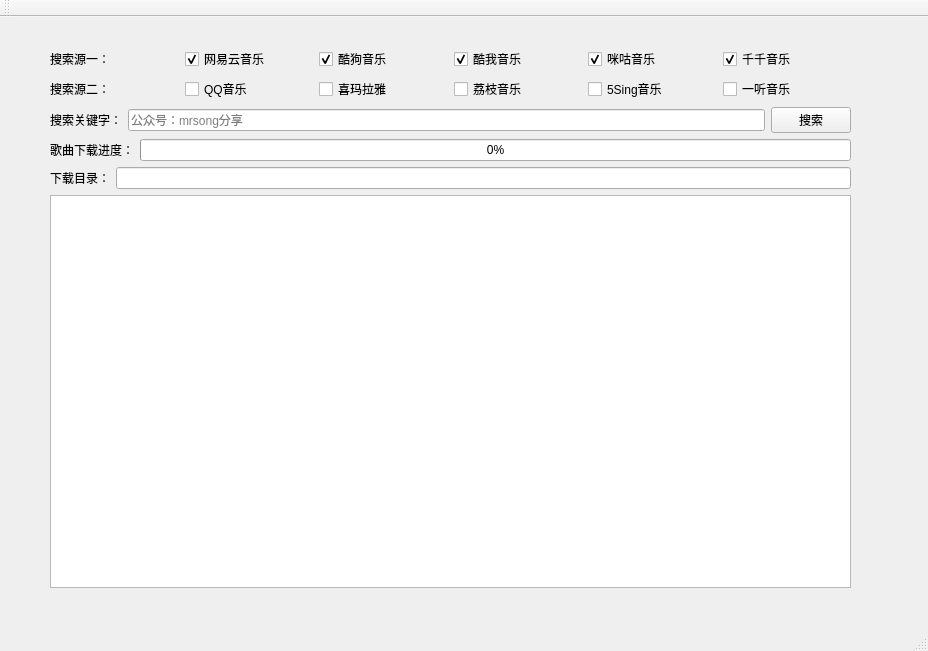
<?xml version="1.0" encoding="UTF-8"?>
<ui version="4.0">
 <class>MainWindow</class>
 <widget class="QMainWindow" name="MainWindow">
  <property name="geometry">
   <rect>
    <x>0</x>
    <y>0</y>
    <width>928</width>
    <height>651</height>
   </rect>
  </property>
  <property name="windowTitle">
   <string>MainWindow</string>
  </property>
  <widget class="QWidget" name="centralwidget">
   <widget class="QWidget" name="layoutWidget">
    <property name="geometry">
     <rect>
      <x>50</x>
      <y>30</y>
      <width>801</width>
      <height>541</height>
     </rect>
    </property>
    <layout class="QVBoxLayout" name="verticalLayout_2">
     <item>
      <layout class="QVBoxLayout" name="verticalLayout">
       <item>
        <layout class="QHBoxLayout" name="horizontalLayout">
         <item>
          <widget class="QLabel" name="label">
           <property name="text">
            <string>搜索源一：</string>
           </property>
          </widget>
         </item>
         <item>
          <widget class="QCheckBox" name="checkBox_wyy">
           <property name="text">
            <string>网易云音乐</string>
           </property>
           <property name="checked">
            <bool>true</bool>
           </property>
          </widget>
         </item>
         <item>
          <widget class="QCheckBox" name="checkBox_kg">
           <property name="text">
            <string>酷狗音乐</string>
           </property>
           <property name="checked">
            <bool>true</bool>
           </property>
          </widget>
         </item>
         <item>
          <widget class="QCheckBox" name="checkBox_kw">
           <property name="text">
            <string>酷我音乐</string>
           </property>
           <property name="checked">
            <bool>true</bool>
           </property>
          </widget>
         </item>
         <item>
          <widget class="QCheckBox" name="checkBox_mg">
           <property name="text">
            <string>咪咕音乐</string>
           </property>
           <property name="checked">
            <bool>true</bool>
           </property>
          </widget>
         </item>
         <item>
          <widget class="QCheckBox" name="checkBox_qq">
           <property name="text">
            <string>千千音乐</string>
           </property>
           <property name="checked">
            <bool>true</bool>
           </property>
          </widget>
         </item>
        </layout>
       </item>
       <item>
        <layout class="QHBoxLayout" name="horizontalLayout_2">
         <item>
          <widget class="QLabel" name="label_1">
           <property name="text">
            <string>搜索源二：</string>
           </property>
          </widget>
         </item>
         <item>
          <widget class="QCheckBox" name="checkBox_QQ">
           <property name="enabled">
            <bool>true</bool>
           </property>
           <property name="text">
            <string>QQ音乐</string>
           </property>
           <property name="checkable">
            <bool>true</bool>
           </property>
           <property name="checked">
            <bool>false</bool>
           </property>
          </widget>
         </item>
         <item>
          <widget class="QCheckBox" name="checkBox_ximalaya">
           <property name="text">
            <string>喜玛拉雅</string>
           </property>
           <property name="checked">
            <bool>false</bool>
           </property>
          </widget>
         </item>
         <item>
          <widget class="QCheckBox" name="checkBox_lizhi">
           <property name="text">
            <string>荔枝音乐</string>
           </property>
           <property name="checked">
            <bool>false</bool>
           </property>
          </widget>
         </item>
         <item>
          <widget class="QCheckBox" name="checkBox_5s">
           <property name="text">
            <string>5Sing音乐</string>
           </property>
           <property name="checked">
            <bool>false</bool>
           </property>
          </widget>
         </item>
         <item>
          <widget class="QCheckBox" name="checkBox_yiting">
           <property name="text">
            <string>一听音乐</string>
           </property>
           <property name="checked">
            <bool>false</bool>
           </property>
          </widget>
         </item>
        </layout>
       </item>
       <item>
        <layout class="QHBoxLayout" name="horizontalLayout_5">
         <item>
          <widget class="QLabel" name="label_2">
           <property name="text">
            <string>搜索关键字：</string>
           </property>
          </widget>
         </item>
         <item>
          <layout class="QHBoxLayout" name="horizontalLayout_3"/>
         </item>
         <item>
          <widget class="QLineEdit" name="lineEdit">
           <property name="placeholderText">
            <string>公众号：mrsong分享</string>
           </property>
          </widget>
         </item>
         <item>
          <widget class="QPushButton" name="pushButton">
           <property name="text">
            <string>搜索</string>
           </property>
          </widget>
         </item>
        </layout>
       </item>
       <item>
        <layout class="QHBoxLayout" name="horizontalLayout_6">
         <item>
          <widget class="QLabel" name="label_3">
           <property name="text">
            <string>歌曲下载进度：</string>
           </property>
          </widget>
         </item>
         <item>
          <widget class="QProgressBar" name="progressBar">
           <property name="value">
            <number>0</number>
           </property>
          </widget>
         </item>
        </layout>
       </item>
       <item>
        <layout class="QHBoxLayout" name="horizontalLayout_4">
         <item>
          <widget class="QLabel" name="label_4">
           <property name="text">
            <string>下载目录：</string>
           </property>
          </widget>
         </item>
         <item>
          <widget class="QLineEdit" name="lineEdit_2"/>
         </item>
        </layout>
       </item>
      </layout>
     </item>
     <item>
      <widget class="QTableWidget" name="tableWidget">
       <property name="sortingEnabled">
        <bool>true</bool>
       </property>
      </widget>
     </item>
    </layout>
   </widget>
  </widget>
  <widget class="QToolBar" name="toolBar">
   <property name="windowTitle">
    <string>toolBar</string>
   </property>
   <attribute name="toolBarArea">
    <enum>TopToolBarArea</enum>
   </attribute>
   <attribute name="toolBarBreak">
    <bool>false</bool>
   </attribute>
  </widget>
  <widget class="QStatusBar" name="statusBar"/>
 </widget>
 <resources/>
 <connections/>
</ui>
